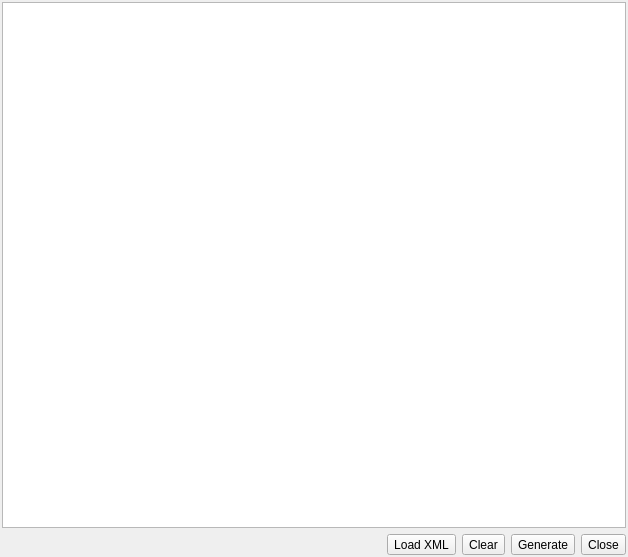
<?xml version="1.0" encoding="UTF-8"?>
<ui version="4.0">
 <class>Xml2ObjectWidget</class>
 <widget class="QDialog" name="Xml2ObjectWidget">
  <property name="geometry">
   <rect>
    <x>0</x>
    <y>0</y>
    <width>628</width>
    <height>557</height>
   </rect>
  </property>
  <property name="windowTitle">
   <string>XML2Object</string>
  </property>
  <property name="modal">
   <bool>true</bool>
  </property>
  <layout class="QGridLayout" name="gridLayout">
   <property name="margin">
    <number>2</number>
   </property>
   <property name="spacing">
    <number>6</number>
   </property>
   <item row="0" column="0" colspan="2">
    <widget class="QTextEdit" name="code_txt">
     <property name="font">
      <font>
       <family>DejaVu Sans Mono</family>
      </font>
     </property>
    </widget>
   </item>
   <item row="1" column="0">
    <spacer name="horizontalSpacer">
     <property name="orientation">
      <enum>Qt::Horizontal</enum>
     </property>
     <property name="sizeHint" stdset="0">
      <size>
       <width>262</width>
       <height>20</height>
      </size>
     </property>
    </spacer>
   </item>
   <item row="1" column="1">
    <layout class="QHBoxLayout" name="horizontalLayout">
     <item>
      <widget class="QToolButton" name="load_btn">
       <property name="minimumSize">
        <size>
         <width>30</width>
         <height>0</height>
        </size>
       </property>
       <property name="text">
        <string>Load XML</string>
       </property>
       <property name="icon">
        <iconset resource="../../../libpgmodeler_ui/res/resources.qrc">
         <normaloff>:/icones/icones/abrir.png</normaloff>:/icones/icones/abrir.png</iconset>
       </property>
       <property name="iconSize">
        <size>
         <width>16</width>
         <height>16</height>
        </size>
       </property>
       <property name="toolButtonStyle">
        <enum>Qt::ToolButtonTextBesideIcon</enum>
       </property>
      </widget>
     </item>
     <item>
      <widget class="QToolButton" name="clear_btn">
       <property name="minimumSize">
        <size>
         <width>30</width>
         <height>0</height>
        </size>
       </property>
       <property name="text">
        <string>Clear</string>
       </property>
       <property name="icon">
        <iconset resource="../../../libpgmodeler_ui/res/resources.qrc">
         <normaloff>:/icones/icones/limpartexto.png</normaloff>:/icones/icones/limpartexto.png</iconset>
       </property>
       <property name="toolButtonStyle">
        <enum>Qt::ToolButtonTextBesideIcon</enum>
       </property>
      </widget>
     </item>
     <item>
      <widget class="QToolButton" name="generate_btn">
       <property name="minimumSize">
        <size>
         <width>30</width>
         <height>0</height>
        </size>
       </property>
       <property name="text">
        <string>Generate</string>
       </property>
       <property name="icon">
        <iconset resource="../../../libpgmodeler_ui/res/resources.qrc">
         <normaloff>:/icones/icones/novoobjeto.png</normaloff>:/icones/icones/novoobjeto.png</iconset>
       </property>
       <property name="iconSize">
        <size>
         <width>16</width>
         <height>16</height>
        </size>
       </property>
       <property name="toolButtonStyle">
        <enum>Qt::ToolButtonTextBesideIcon</enum>
       </property>
      </widget>
     </item>
     <item>
      <widget class="QToolButton" name="close_btn">
       <property name="minimumSize">
        <size>
         <width>30</width>
         <height>0</height>
        </size>
       </property>
       <property name="text">
        <string>Close</string>
       </property>
       <property name="icon">
        <iconset resource="../../../libpgmodeler_ui/res/resources.qrc">
         <normaloff>:/icones/icones/fechar1.png</normaloff>:/icones/icones/fechar1.png</iconset>
       </property>
       <property name="iconSize">
        <size>
         <width>16</width>
         <height>16</height>
        </size>
       </property>
       <property name="toolButtonStyle">
        <enum>Qt::ToolButtonTextBesideIcon</enum>
       </property>
      </widget>
     </item>
    </layout>
   </item>
  </layout>
 </widget>
 <resources>
  <include location="../../../libpgmodeler_ui/res/resources.qrc"/>
 </resources>
 <connections/>
</ui>
